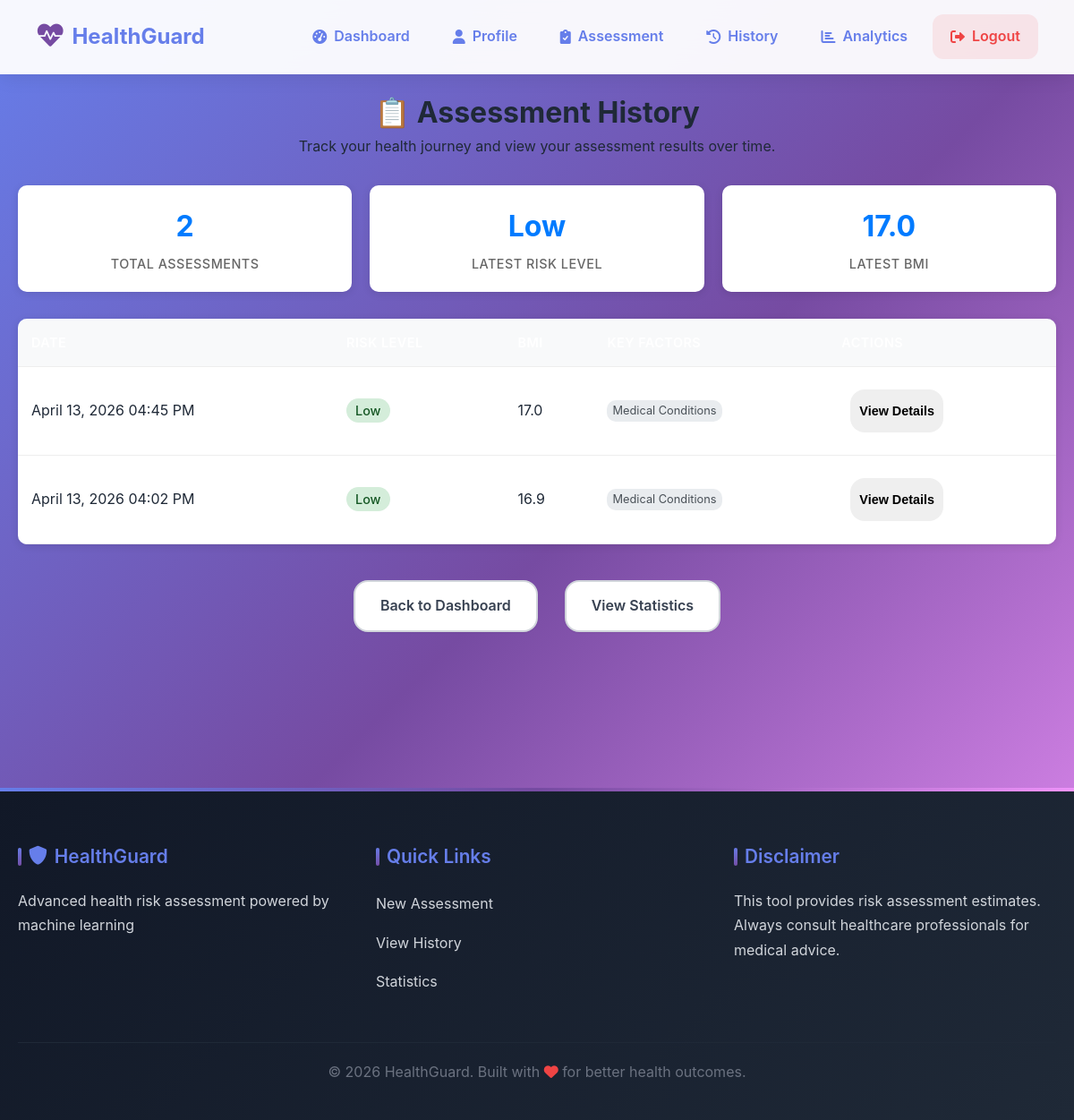
The page /history (signed in) on the database its author committed.
### app.py (models this page shows)
class Assessment(db.Model):
    id = db.Column(db.Integer, primary_key=True)
    user_id = db.Column(db.Integer, db.ForeignKey('user.id'), nullable=False)
    age = db.Column(db.Integer)
    height = db.Column(db.Float)
    weight = db.Column(db.Float)
    bmi = db.Column(db.Float)
    blood_type = db.Column(db.String(10))
    smoking_status = db.Column(db.String(20))
    exercise_frequency = db.Column(db.String(50))
    family_history = db.Column(db.Text)
    medical_conditions = db.Column(db.Text)
    medications = db.Column(db.Text)
    symptoms = db.Column(db.Text)
    risk_level = db.Column(db.String(20))
    risk_factors = db.Column(db.Text)  # JSON string
    recommendations = db.Column(db.Text)  # JSON string
    created_at = db.Column(db.DateTime, default=datetime.utcnow)

### app.py (the view)
@app.route('/history')
@login_required
def history():
    assessments = Assessment.query.filter_by(user_id=current_user.id).order_by(Assessment.created_at.desc()).all()
    return render_template('history.html', assessments=assessments)

### app.py (called while the page is built)
@app.context_processor
def inject_personal_info():
    if current_user.is_authenticated:
        personal_info = PersonalInfo.query.filter_by(user_id=current_user.id).first()
        return {'personal_info': personal_info}
    return {}

@login_manager.user_loader
def load_user(user_id):
    return User.query.get(int(user_id))

### templates/history.html (shortened to what this page needs)
{% extends "base.html" %}
{% block content %}
<div class="history-container">
    <div class="history-header">
        <h1>📋 Assessment History</h1>
        <p>Track your health journey and view your assessment results over time.</p>
    </div>
    {% if assessments %}
        <div class="history-stats">
            <div class="stat-card">
                <div class="stat-number">{{ assessments|length }}</div>
                <div class="stat-label">Total Assessments</div>
            </div>
            <div class="stat-card">
                <div class="stat-number">{{ assessments[0].risk_level if assessments else 'N/A' }}</div>
                <div class="stat-label">Latest Risk Level</div>
            </div>
            <div class="stat-card">
                <div class="stat-number">{{ "%.1f"|format(assessments[0].bmi) if assessments and assessments[0].bmi else 'N/A' }}</div>
                <div class="stat-label">Latest BMI</div>
            </div>
        </div>
        <div class="history-table">
            <table>
                <thead>
                    <tr>
                        <th>Date</th>
                        <th>Risk Level</th>
                        <th>BMI</th>
                        <th>Key Factors</th>
                        <th>Actions</th>
                    </tr>
                </thead>
                <tbody>
                    {% for assessment in assessments %}
                        <tr>
                            <td>{{ assessment.created_at.strftime('%B %d, %Y %I:%M %p') }}</td>
                            <td>
                                <span class="risk-badge risk-{{ assessment.risk_level.lower() }}">
                                    {{ assessment.risk_level }}
                                </span>
                            </td>
                            <td>{{ "%.1f"|format(assessment.bmi) if assessment.bmi else 'N/A' }}</td>
                            <td>
                                <div class="factors-preview">
                                    {% if assessment.medical_conditions %}
                                        <span class="factor-tag">Medical Conditions</span>
                                    {% endif %}
                                </div>
                            </td>
                            <td>
                                <button class="btn btn-sm" onclick="viewDetails({{ assessment.id }})">View Details</button>
                            </td>
                        </tr>
                    {% endfor %}
                </tbody>
            </table>
        </div>
    {% endif %}
    <div class="history-actions">
        <a href="{{ url_for('dashboard') }}" class="btn btn-secondary">Back to Dashboard</a>
        <a href="{{ url_for('statistics') }}" class="btn btn-secondary">View Statistics</a>
    </div>
</div>
{% endblock %}

### static/css/enhanced_styles.css (style rules this page uses)
:root { --primary-color: #667eea; --secondary-color: #764ba2; --accent-color: #f093fb; --success-color: #4ade80; --warning-color: #fbbf24; --error-color: #f87171; --gray-50: #f9fafb; --gray-100: #f3f4f6; --gray-200: #e5e7eb; --gray-300: #d1d5db; --gray-400: #9ca3af; --gray-500: #6b7280; --gray-600: #4b5563; --gray-700: #374151; --gray-800: #1f2937; --gray-900: #111827; --border-radius: 12px; --border-radius-lg: 16px; --border-radius-xl: 20px; --shadow-sm: 0 1px 2px 0 rgba(0, 0, 0, 0.05); --shadow: 0 4px 6px -1px rgba(0, 0, 0, 0.1), 0 2px 4px -1px rgba(0, 0, 0, 0.06); --shadow-md: 0 10px 15px -3px rgba(0, 0, 0, 0.1), 0 4px 6px -2px rgba(0, 0, 0, 0.05); --shadow-lg: 0 20px 25px -5px rgba(0, 0, 0, 0.1), 0 10px 10px -5px rgba(0, 0, 0, 0.04); --shadow-xl: 0 25px 50px -12px rgba(0, 0, 0, 0.25); --transition: all 0.3s cubic-bezier(0.4, 0, 0.2, 1); --transition-fast: all 0.15s ease; }
* { margin: 0; padding: 0; box-sizing: border-box; }
body { font-family: 'Inter', -apple-system, BlinkMacSystemFont, 'Segoe UI', Roboto, 'Helvetica Neue', Arial, sans-serif; line-height: 1.6; color: var(--gray-800); background: linear-gradient(135deg, #667eea 0%, #764ba2 50%, #f093fb 100%); background-attachment: fixed; min-height: 100vh; -webkit-font-smoothing: antialiased; -moz-osx-font-smoothing: grayscale; overflow-x: hidden; }
.btn { padding: 12px 24px; border-radius: 6px; text-decoration: none; display: inline-block; margin: 10px; font-weight: bold; transition: var(--transition); }
.btn-secondary { border: 2px solid var(--primary-color); color: var(--primary-color); }
.stat-number { font-size: 2rem; font-weight: 700; color: var(--primary-color); margin-bottom: 8px; }
.stat-label { color: var(--gray-600); font-weight: 500; }
table { width: 100%; border-collapse: collapse; }
thead { background: linear-gradient(135deg, var(--primary-color), var(--secondary-color)); color: white; }
th, td { padding: 16px 20px; text-align: left; border-bottom: 1px solid var(--gray-100); transition: var(--transition); }
th { font-weight: 600; font-size: 0.9rem; text-transform: uppercase; letter-spacing: 0.5px; }
.stat-number { font-size: 1.8rem; font-weight: 700; color: var(--primary-color); display: block; margin-bottom: 4px; }
.stat-label { font-size: 0.9rem; color: var(--gray-600); font-weight: 500; text-transform: uppercase; letter-spacing: 0.5px; }
.btn { display: inline-flex; align-items: center; justify-content: center; gap: 8px; padding: 14px 28px; border-radius: var(--border-radius-lg); text-decoration: none; font-weight: 600; font-size: 1rem; transition: var(--transition); cursor: pointer; border: none; position: relative; overflow: hidden; min-height: 48px; }
.btn::before { content: ''; position: absolute; top: 0; left: -100%; width: 100%; height: 100%; background: linear-gradient(90deg, transparent, rgba(255,255,255,0.2), transparent); transition: left 0.5s; }
.btn-secondary { background: white; color: var(--gray-700); border: 2px solid var(--gray-300); box-shadow: var(--shadow-sm); }

### templates/history.html (style rules this page uses)
.history-container { max-width: 1200px; margin: 0 auto; padding: 20px; }
.history-header { text-align: center; margin-bottom: 30px; }
.history-stats { display: grid; grid-template-columns: repeat(auto-fit, minmax(200px, 1fr)); gap: 20px; margin-bottom: 30px; }
.stat-card { background: white; padding: 20px; border-radius: 10px; box-shadow: 0 2px 10px rgba(0,0,0,0.1); text-align: center; }
.stat-number { font-size: 2em; font-weight: bold; color: #007bff; }
.stat-label { color: #666; margin-top: 5px; }
.history-table { background: white; border-radius: 10px; overflow: hidden; box-shadow: 0 2px 10px rgba(0,0,0,0.1); }
table { width: 100%; border-collapse: collapse; }
th, td { padding: 15px; text-align: left; border-bottom: 1px solid #eee; }
th { background: #f8f9fa; font-weight: 600; }
.risk-badge { padding: 5px 10px; border-radius: 15px; font-size: 0.9em; font-weight: 500; }
.risk-low { background: #d4edda; color: #155724; }
.factors-preview { display: flex; flex-wrap: wrap; gap: 5px; }
.factor-tag { background: #e9ecef; padding: 2px 6px; border-radius: 10px; font-size: 0.8em; color: #495057; }
.history-actions { display: flex; justify-content: center; gap: 10px; margin-top: 30px; }
.btn-sm { padding: 5px 10px; font-size: 0.9em; }

### rows shown on the page
Assessment: risk_level "Low", bmi "17.0", created_at "April 13, 2026 04:45 PM", medical_conditions "Medical Conditions"
Assessment: created_at "April 13, 2026 04:02 PM", risk_level "Low", bmi "16.9", medical_conditions "Medical Conditions"

### other values the page prints
{{ assessments|length }} "2"
